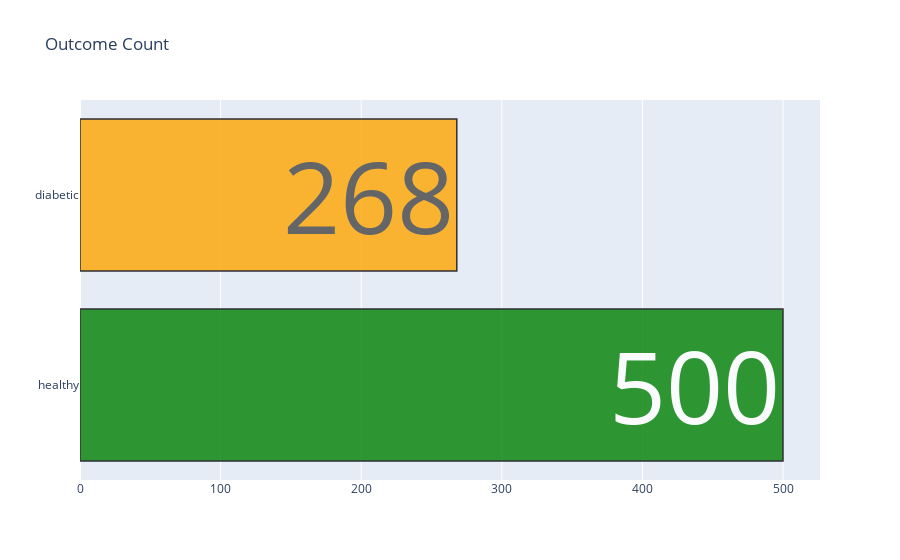
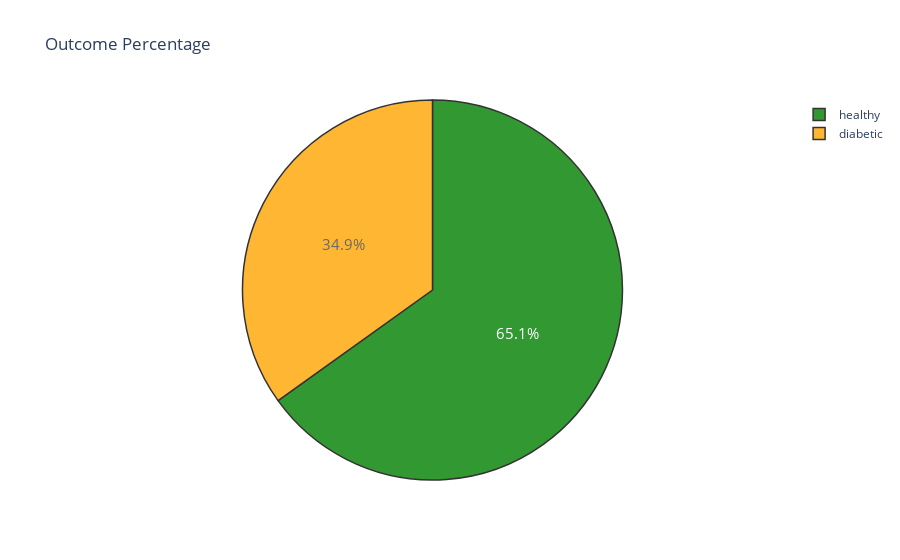

Notebook code for these charts, in order:
### Code cell
tv_count() 
tv_percent()

### Figure 1 — Plotly figure (JSON) as saved in the notebook; plotly's stock layout.template omitted (floating-point values rounded to 4 significant figures)
{"data": [{"marker": {"color": ["green", "orange"], "line": {"color": "#000000", "width": 1.5}}, "opacity": 0.8, "orientation": "h", "text": ["500", "268"], "textfont": {"size": 100}, "textposition": "auto", "type": "bar", "x": [500, 268], "y": ["healthy", "diabetic"]}], "layout": {"title": {"text": "Outcome Count"}}}

### Figure 2 — Plotly figure (JSON) as saved in the notebook; plotly's stock layout.template omitted (floating-point values rounded to 4 significant figures)
{"data": [{"labels": ["healthy", "diabetic"], "marker": {"colors": ["green", "orange"], "line": {"color": "#000000", "width": 1.5}}, "opacity": 0.8, "textfont": {"size": 15}, "type": "pie", "values": [500, 268]}], "layout": {"title": {"text": "Outcome Percentage"}}}
